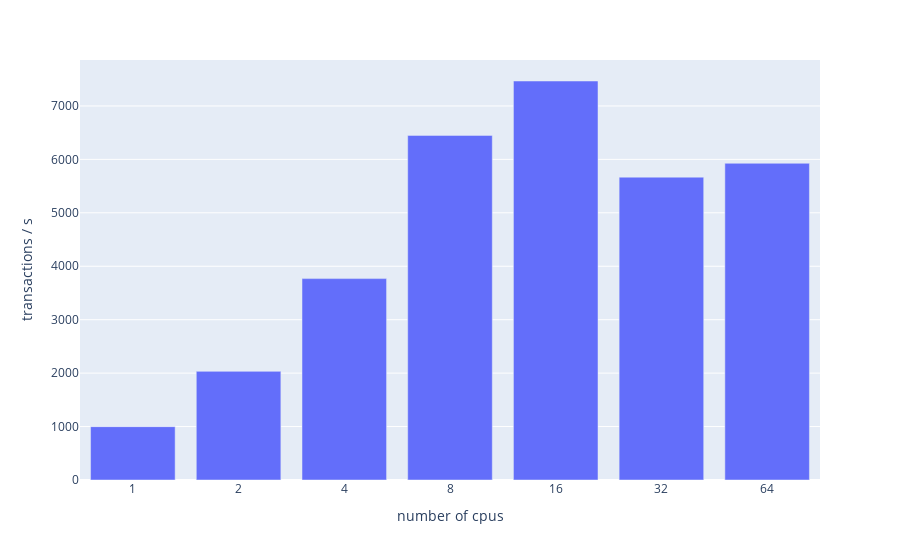

Notebook cell for this chart:
### Markdown cell above
## Analysing the bottleneck

Server: 64-core general purpose AWS linux server.

### Block profiling

Using 1 core: `1core-block.svg`

Using 64 cores: `64cores-block.svg`

### Analysis result

We can see that my **hash function** is very inefficient. In my hash function I first print the struct (to a string), then hash the string. There must be a more efficient way.

## Fixing the bottleneck

Now using `encoding/gob` which streams into `crypto/sha3` directly.

Before:

```go
func HashValueSprintf(value Value) []byte {
	d := sha3.New256()
	value.Signatures = nil                   	// zero out signatures before hash
	d.Write([]byte(fmt.Sprintf("%v", value)))	// this may be slow!
	return d.Sum(nil)
}
```

After:

```go
func HashValue(value Value) []byte {
	value.Signatures = nil                    	// zero out signatures before hash
	d := sha3.New256()
	enc := gob.NewEncoder(d)
	enc.Encode(value)
	return d.Sum(nil)
}
```

### Code cell
d1 = pd.read_csv("server-routine/data2.csv")

fig = px.bar(x=d1["cpus"], y=1/(d1["nsop"]*10**-9))
fig.update_layout(xaxis_type='category')
fig.update_yaxes(title_text="transactions / s")
fig.update_xaxes(title_text="number of cpus")

fig.show()

### Figure 1 — Plotly figure (JSON) as saved in the notebook; plotly's stock layout.template omitted (floating-point values rounded to 4 significant figures)
{"data": [{"alignmentgroup": "True", "hoverlabel": {"namelength": 0}, "hovertemplate": "x=%{x}<br>y=%{y}", "legendgroup": "", "marker": {"color": "#636efa"}, "name": "", "offsetgroup": "", "orientation": "v", "showlegend": false, "textposition": "auto", "type": "bar", "x": [1, 2, 4, 8, 16, 32, 64], "xaxis": "x", "y": [998.1, 2033.0, 3768.0, 6449.0, 7467.0, 5667.0, 5927.0], "yaxis": "y"}], "layout": {"autosize": true, "barmode": "relative", "legend": {"tracegroupgap": 0}, "margin": {"t": 60}, "xaxis": {"anchor": "y", "autorange": true, "domain": [0, 1], "range": [-0.5, 6.5], "title": {"text": "number of cpus"}, "type": "category"}, "yaxis": {"anchor": "x", "autorange": true, "domain": [0, 1], "range": [0, 7860.0], "title": {"text": "transactions / s"}, "type": "linear"}}}
